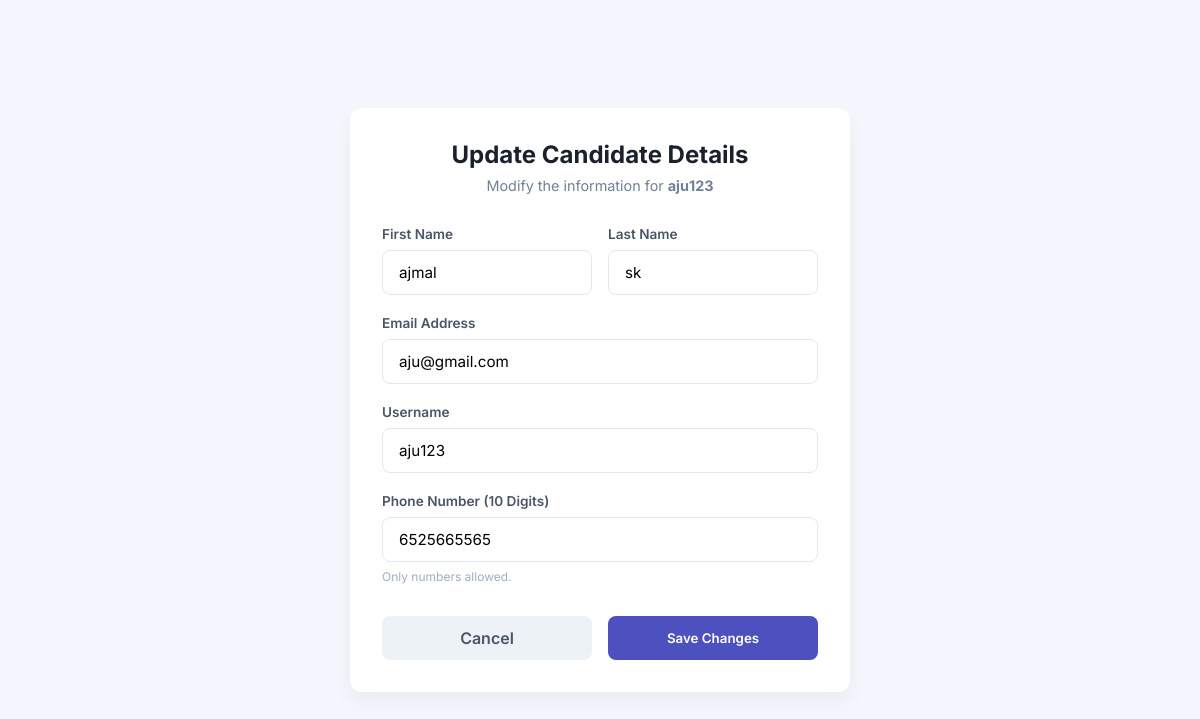
The app's page /job_seeker_list_main_edit/1/ with its own data.
### final_app/models.py (models this page shows)
class usertables(models.Model):
   jobseeker=models.ForeignKey(User,on_delete=models.CASCADE)
   phonenumber=models.IntegerField( null=True, blank=True)

### final_app/views.py (the view, shortened to what this page needs)
# urls.py: path('job_seeker_list_main_edit/<int:pk>/',views.job_seeker_list_main_edit,name='job_seeker_list_main_edit'),
def job_seeker_list_main_edit(request, pk):
    ad = get_object_or_404(usertables, id=pk)
    return render(request, 'job_seeker_list_main_edit.html', {'a': ad})

### final_app/templates/job_seeker_list_main_edit.html (shortened to what this page needs)
<!DOCTYPE html>
<html lang="en">
<head>
    {% load static %}
    <link rel="stylesheet" href="{% static 'css/job_seeker_list_main_edit.css' %}">
</head>
<body>
    <div class="edit-container">
        <div class="edit-card">
            <div class="card-header">
                <h2>Update Candidate Details</h2>
                <p>Modify the information for <strong>{{a.jobseeker.username}}</strong></p>
            </div>
            <form action="{% url 'job_seeker_list_main_edit_load' a.id %}" method="post">
                <div class="input-grid">
                    <div class="form-group">
                        <label>First Name</label>
                        <input type="text" name="fname" value="{{a.jobseeker.first_name}}" required>
                    </div>
                    <div class="form-group">
                        <label>Last Name</label>
                        <input type="text" name="lname" value="{{a.jobseeker.last_name}}" required>
                    </div>
                </div>
                <div class="form-group">
                    <label>Email Address</label>
                    <input type="email" name="email" value="{{a.jobseeker.email}}" required>
                </div>
                <div class="form-group">
                    <label>Username</label>
                    <input type="text" name="username" value="{{a.jobseeker.username}}" required>
                </div>
                <div class="form-group">
                    <label>Phone Number (10 Digits)</label>
                    <input
                        type="tel"
                        name="pnum"
                        value="{{a.phonenumber}}"
                        minlength="10"
                        maxlength="10"
                        pattern="[0-9]{10}"
                        oninput="this.value = this.value.replace(/[^0-9]/g, '');"
                        placeholder="e.g. 9876543210"
                        required
                    >
                    <small>Only numbers allowed.</small>
                </div>
                <div class="form-actions">
                    <a href="javascript:history.back()" class="btn-secondary">Cancel</a>
                    <button type="submit" class="btn-primary">Save Changes</button>
                </div>
            </form>
        </div>
    </div>
</body>
</html>

### static/css/job_seeker_list_main_edit.css (style rules this page uses)
* { margin: 0; padding: 0; box-sizing: border-box; font-family: 'Inter', sans-serif; }
body { background-color: #f4f7fe; display: flex; justify-content: center; align-items: center; min-height: 100vh; padding: 20px; }
.edit-container { width: 100%; max-width: 500px; }
.edit-card { background: #ffffff; padding: 2rem; border-radius: 12px; box-shadow: 0 10px 25px rgba(0, 0, 0, 0.05); }
.card-header { margin-bottom: 2rem; text-align: center; }
.card-header h2 { color: #1a202c; font-size: 1.5rem; margin-bottom: 0.5rem; }
.card-header p { color: #718096; font-size: 0.9rem; }
.form-group { margin-bottom: 1.25rem; }
.form-group label { display: block; font-size: 0.85rem; font-weight: 600; color: #4a5568; margin-bottom: 0.5rem; }
.form-group input { width: 100%; padding: 0.75rem 1rem; border: 1px solid #e2e8f0; border-radius: 8px; font-size: 0.95rem; transition: all 0.2s; }
.form-group small { display: block; margin-top: 0.4rem; color: #a0aec0; font-size: 0.75rem; }
.input-grid { display: grid; grid-template-columns: 1fr 1fr; gap: 1rem; }
.form-actions { display: flex; gap: 1rem; margin-top: 2rem; }
.btn-primary, .btn-secondary { flex: 1; padding: 0.75rem; border-radius: 8px; font-weight: 600; text-align: center; text-decoration: none; cursor: pointer; transition: opacity 0.2s; }
.btn-primary { background-color: #4c51bf; color: white; border: none; }
.btn-secondary { background-color: #edf2f7; color: #4a5568; }

### records on screen
usertables: jobseeker.username "aju123", fname "ajmal", lname "sk", email "aju@gmail.com", username "aju123", pnum "6525665565"
